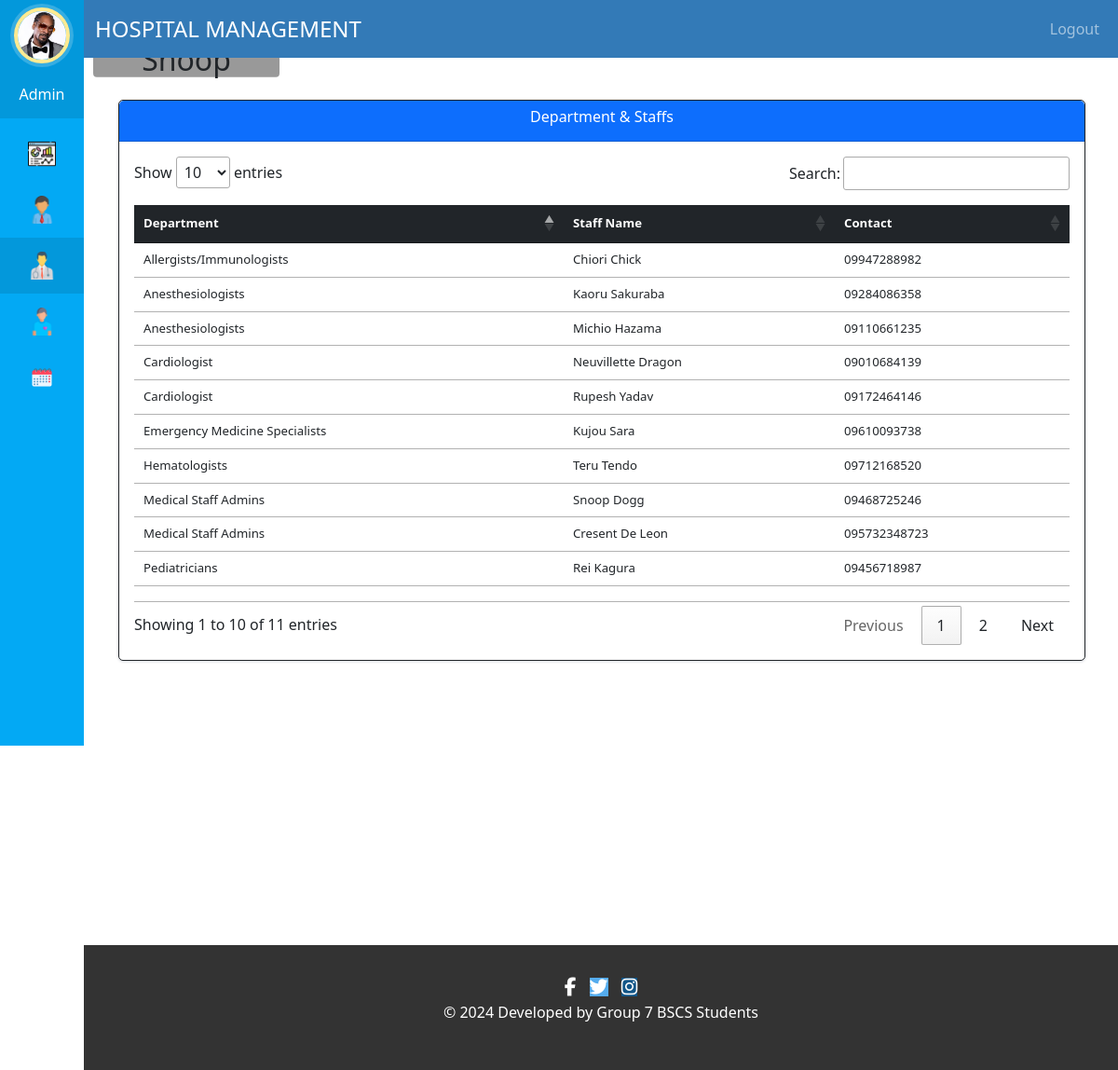
The page /admin-view-doctor-specialisation (signed in) on the database its author committed.
### hospital/models.py (models this page shows, shortened)
class HospitalStaffAdmin(models.Model):
    staff_id = models.AutoField(primary_key=True)
    user = models.ForeignKey(User, on_delete=models.CASCADE)
    username = models.CharField(max_length=40, blank=False, null=False)
    profile_pic= models.ImageField(upload_to='profile_pic/StaffAdminProfilePic/',null=True, blank=True)
    address = models.CharField(max_length=40, blank=False, null=False)
    mobile = models.CharField(max_length=20, null=True, blank=False)
    email = models.EmailField(validators=[validate_email], blank=False, null=False)

class Doctor(models.Model):
    STATUS_ONHOLD = 0
    STATUS_AVAILABLE = 1
    STATUS_NOTAVAILABLE = 2
    STATUS_CHOICES = [
        (STATUS_ONHOLD, 'On Hold'),
        (STATUS_AVAILABLE, 'Available'),
        (STATUS_NOTAVAILABLE, 'Not Available'),
    ]
    user=models.OneToOneField(User,on_delete=models.CASCADE)
    address = models.CharField(max_length=255, blank=False, null=False)
    mobile_validator = RegexValidator(regex=r'(^(\+)(\d){12}$)|(^\d{11}$)', message= 'Provide a valid Contact Number (e,g: 09172464146 or +639172464146)')
    mobile = models.CharField(max_length=20, validators=[mobile_validator], blank=False, null=False)
    department= models.CharField(max_length=50, choices=departments)
    status = models.IntegerField(choices=STATUS_CHOICES, default=STATUS_ONHOLD)
    license_num_validator = RegexValidator(regex=r'^\d{7}$', message="License number must be 7 digits.")
    license_num = models.CharField(max_length=7, validators=[license_num_validator])
    profile_pic = models.ImageField(blank=True, null=True, upload_to='profile_pic/DoctorProfilePic/')
    @property
    def get_name(self):
        return self.user.first_name+" "+self.user.last_name

### hospital/views.py (the view)
# urls.py: path('admin-view-doctor-specialisation',views.admin_view_doctor_specialisation_view,name='admin-view-doctor-specialisation'),
@login_required(login_url='adminlogin')
@user_passes_test(is_admin)
def admin_view_doctor_specialisation_view(request):
    admin = models.HospitalStaffAdmin.objects.get(user_id=request.user.id)
    staff = models.HospitalStaffAdmin.objects.all()
    doctors=models.Doctor.objects.all().filter(status=models.Doctor.STATUS_AVAILABLE)
    context = {
        'staff': staff,
        'admin': admin,
        'doctors': doctors,
    }
    return render(request,'hospital/admin_view_doctor_specialisation.html', context)

### hospital/views.py (called while the page is built)
def is_admin(user):
    return user.groups.filter(name='ADMIN').exists()

### templates/hospital/admin_view_doctor_Specialisation.html (shortened to what this page needs)
{% extends 'hospital/admin_base.html' %}
{% block content %}
<head>
  <link rel="stylesheet" href="//cdn.datatables.net/1.13.7/css/jquery.dataTables.min.css">
</head>
<br><br>
<div class="container-fluid view-departments-doctors-panel">
  <div class="card border border-dark">
    <div class="card-header bg-primary text-white">
      <h6 class="card-title">Department & Staffs</h6>
    </div>
    <div class="card-body">
      <div class="table-responsive">
        <table class="table table-hover py-3" id="dev-table">
          <thead class="table-dark">
            <tr>
              <th>Department</th>
              <th>Staff Name</th>
              <th>Contact</th>
            </tr>
          </thead>
          <tbody>
            {% for doctor in doctors %}
            <tr>
              <td>{{ doctor.department }}</td>
              <td>{{ doctor.get_name }}</td>
              <td>{{ doctor.mobile }}</td>
            </tr>
            {% endfor %}
            {% for staff_member in staff %}
            <tr>
              <td>Medical Staff Admins</td>
              <td>{{ staff_member.user.get_full_name }}</td>
              <td>{{ staff_member.mobile }}</td>
            </tr>
            {% endfor %}
          </tbody>
        </table>
      </div>
    </div>
  </div>
</div>
{% endblock content %}

### templates/hospital/admin_base.html (shortened to what this page needs)
<!DOCTYPE html>
{% load static %}
{% with current_page=request.path %}
<html lang="en">
<head>
  <link href="https://cdn.jsdelivr.net/npm/bootstrap@5.3.0-alpha1/dist/css/bootstrap.min.css" rel="stylesheet">
  <link rel="stylesheet" href="https://cdn.jsdelivr.net/npm/bootstrap-icons@1.3.0/font/bootstrap-icons.css">
  <link rel="stylesheet" href="{% static '/style.css' %}">
</head>
<body>
  <nav class="menu" tabindex="0">
    <header class="avatar">
      <a href="#" data-bs-toggle="modal" data-bs-target="#profilePicModal" class="position-relative">
        {% if admin.profile_pic %}
            <img class="rounded-circle" src="{{ admin.profile_pic.url }}" alt="Profile Pic"/>
        {% else %}
            <img class="rounded-circle" src="{% static 'images/adminpropic.png' %}" alt="Default Profile Pic"/>
            <span class="position-absolute top-50 start-50 translate-middle bi-camera-fill"></span>
        {% endif %}
      </a>
      <br><br>
        <h6 class="text-white">Admin</h6>
        <h2>{{ request.user.first_name }}</h2>
    </header>
    <ul class="navbar-nav">
        <li tabindex="0" id="adminDashboardIcon" class="icon-dashboard nav-item {% if 'dashboard' in request.path %}active{% endif %}">
            <a class="nav-link text-white" href="/admin-dashboard">
            </a>
        </li>
        <li tabindex="0" id="djangoAdminIcon" class="icon-admin nav-item">
            <a class="nav-link text-white" href="/admin/">
            </a>
        </li>
        <li tabindex="0" id="adminDoctorIcon" class="icon-customers nav-item {% if 'doctor' in request.path %}active{% endif %}">
            <a class="nav-link text-white" href="/admin-doctor">
            </a>
        </li>
        <li tabindex="0" id="adminPatientIcon" class="icon-users nav-item {% if 'patient' in request.path %}active{% endif %}">
            <a class="nav-link text-white" href="/admin-patient">
            </a>
        </li>
        <li tabindex="0" id="adminAppointmentIcon" class="icon-calendar nav-item {% if 'appointment' in request.path %}active{% endif %}">
            <a class="nav-link text-white" href="/admin-appointment">
            </a>
        </li>
    </ul>
</nav>
{% endwith %}
<main>
  <div class="bs-example">
    <nav class="navbar navbar-expand-md navbar-dark fixed-top" style="background:#337AB7;">
        <div class="container-fluid">
            <a href="/admin-dashboard" class="navbar-brand">HOSPITAL MANAGEMENT</a>
            <div class="collapse navbar-collapse justify-content-end" id="navbarCollapse">
                <ul class="navbar-nav">
                    <li class="nav-item">
                        <form id="logoutForm" action="{% url 'logout' %}" method="post">
                            <a href="#" class="nav-link" id="logoutLink">Logout</a>
                        </form>
                    </li>
                </ul>
            </div>
        </div>
    </nav>
  </div>
    <br><br>
    <div class="container-fluid">
        <div class="row">
            <div class="col-md-12">
                {% block content %}
                {% endblock %}
            </div>
        </div>
    </div>
    <br><br><br><br>
    {% include 'hospital/footer.html' %}
</main>
</body>
</html>

### static/style.css (style rules this page uses)
body { padding-left: 240px; }
main { position: relative; height: 100vh; }
.menu { background: #5bc995; height: 100vh; width: 240px; position: fixed; top: 0px; left: 0; z-index: 5; outline: none; }
.menu .avatar { background: rgba(0, 0, 0, 0.1); padding: 2em 0.5em; text-align: center; }
.menu .avatar img { width: 100px; border-radius: 50%; overflow: hidden; border: 4px solid #ffea92; box-shadow: 0 0 0 4px rgba(255, 255, 255, 0.2); }
.menu .avatar h2 { font-weight: normal; margin-bottom: 0; }
.menu ul { list-style: none; padding: 0.5em 0; margin: 0; }
.menu ul li { padding: 0.5em 1em 0.5em 3em; font-size: 0.95em; font-weight: regular; background-repeat: no-repeat; background-position: left 15px center; background-size: auto 20px; transition: all 0.15s linear; cursor: pointer; }
.menu ul li.icon-dashboard { background-image: url("http://www.entypo.com/images//gauge.svg"); }
.menu ul li.icon-customers { background-image: url("http://www.entypo.com/images//briefcase.svg"); }
.menu ul li.icon-users { background-image: url("http://www.entypo.com/images//users.svg"); }
.menu ul li.icon-calendar { background-image: url("http://www.entypo.com/images//calendar.svg"); }
a:link { text-decoration: none; }
.menu { top: 50px; }
h6 { color: white; }
.card { border-radius: 5px; -webkit-box-shadow: 0 1px 2.94px 0.06px rgba(4, 26, 55, 0.16); box-shadow: 0 1px 2.94px 0.06px rgba(4, 26, 55, 0.16); border: none; margin-bottom: 30px; -webkit-transition: all 0.3s ease-in-out; transition: all 0.3s ease-in-out; }

### templates/hospital/admin_view_doctor_Specialisation.html (style rules this page uses)
a:link { text-decoration: none; }
h6 { text-align: center; }
.row { margin: 10px auto; }
.table-responsive { text-wrap: wrap; }
.view-departments-doctors-panel { width: 100%; height: 100vh; position: relative; margin: 1px 1px 1px 1px; text-align: justify; }
@media only screen and (min-width: 768px) { table { font-size: 0.825rem; } }
@media only screen and (min-width: 768px) { th, td { padding: 0.75rem; } }

### rows shown on the page
HospitalStaffAdmin: profile_pic (picture), user.get_full_name "Snoop Dogg", mobile "09468725246"
Doctor: department "Cardiologist", get_name "Neuvillette Dragon", mobile "09010684139"
Doctor: department "Allergists/Immunologists", get_name "Chiori Chick", mobile "09947288982"
Doctor: department "Emergency Medicine Specialists", get_name "Kujou Sara", mobile "09610093738"
Doctor: department "Hematologists", get_name "Teru Tendo", mobile "09712168520"
Doctor: department "Anesthesiologists", get_name "Kaoru Sakuraba", mobile "09284086358"
Doctor: department "Pediatricians", get_name "Rei Kagura", mobile "09456718987"
Doctor: department "Anesthesiologists", get_name "Michio Hazama", mobile "09110661235"
Doctor: department "Cardiologist", get_name "Rupesh Yadav", mobile "09172464146"
HospitalStaffAdmin: user.get_full_name "Cresent De Leon", mobile "095732348723"

### other values the page prints
{{ request.user.first_name }} "Snoop"
